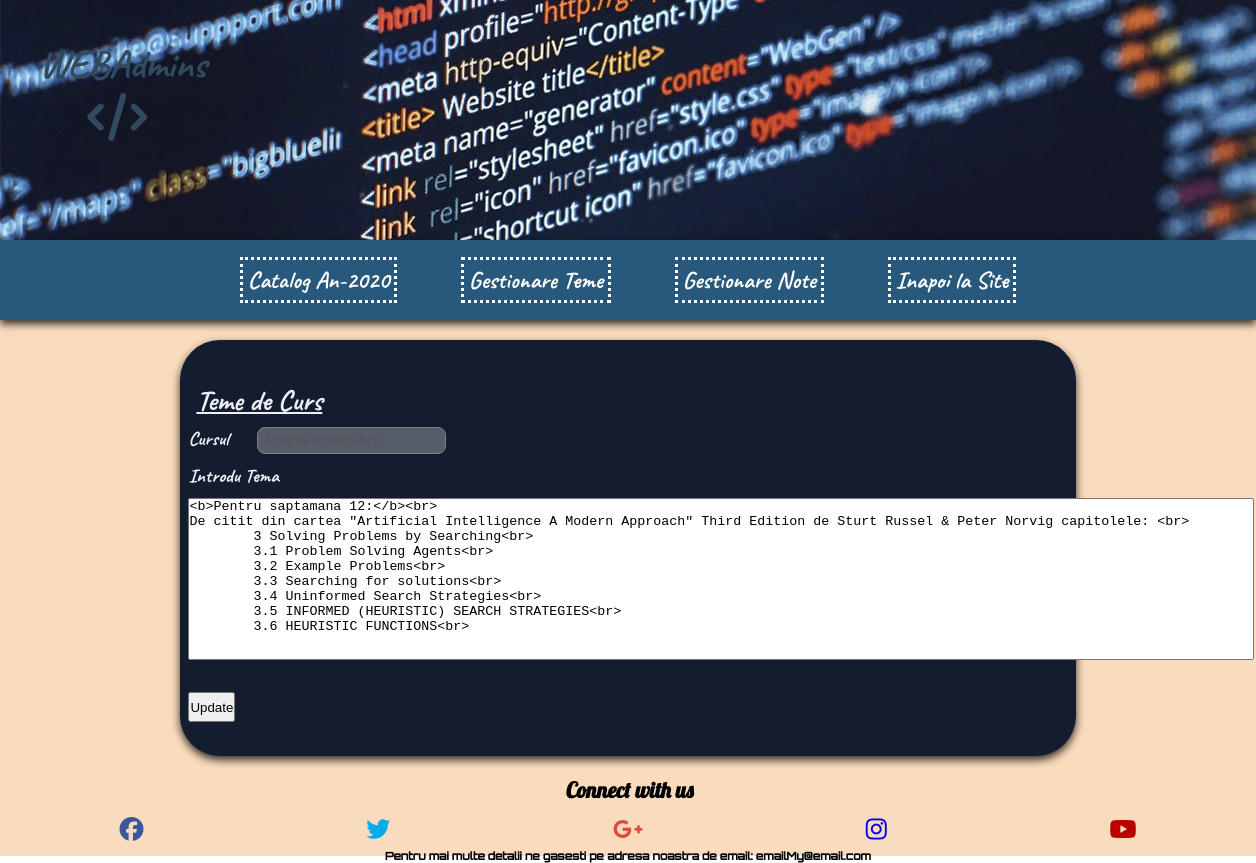
Screenshot of /include/selecteazaTema.php?code=1 (signed in) with the database file from the repository.
### tables this page shows
CREATE TABLE IF NOT EXISTS `courses` (
  `code` int(11) NOT NULL AUTO_INCREMENT,
  `subject` varchar(128) DEFAULT NULL,
  `description` text,
  `participation` int(255) DEFAULT NULL,
  `homework` text,
  PRIMARY KEY (`code`)
);

### include/formCatalogTema.php (the view, shortened to what this page needs)
<?php
global $link;
$code = $_GET['code'];
$sql = "SELECT code, subject, homework  FROM  courses WHERE code = '$code' ";
if ($result = mysqli_query($link, $sql)) {
  if (mysqli_num_rows($result) == 1) {
    while ($row = mysqli_fetch_array($result)) {
      $subject = $row['subject'];
      $homework = $row['homework'];
    }
  } else {
    echo 'Nu sunt intrari in baza de date';
  }
} else {
  echo 'ERROR: Could not able to execute ' . $sql . mysqli_error($link);
}
$var = 'Am trimis prin link (By HAHAH JOKERZzzScriptz) ';
?>
  <form action="updateCatalogTema.php?id=<?php echo $var;?>" class="form" method="post" enctype="multipart/form-data">
    <div class="form__field">
      <label class="form__label" for="prod">Cursul</label>
      <input class="form__input"  name="subject" type="text" id="prod"  value="<?php echo $subject; ?>" disabled>
    </div>
    <div class="form__field">
      <label class="form__label" for="pret">Introdu Tema</label>
    </div>
    <div class="form__field">
    <textarea name="homework" rows="10" cols="80"><?php echo $homework; ?></textarea>
    </div>
    <button type="submit" class="form__button">Update</button>
  </form>

### css/styleLog.css (style rules this page uses)
* { margin: 0px auto; padding: 0px; }
.form { max-width: 70%; float: left; }
.form .form__field { margin-bottom: 5px; }
.form .form__input, .form .form__select, .form .form__textarea { border: 1px solid grey; height: 12px; padding: 5px; border-radius: 0.5rem; margin-left: 1.5rem; }
.form .form__label { width: 80px; display: inline-block; }
.form .form__button { height: 30px; clear: both; float: center; margin-top: 1rem; }

### css/style.css (style rules this page uses)
* { margin: 0px auto; padding: 0px; }

### include/selecteazaTema.php (style rules this page uses)
.form { max-width: auto; }
.form .form__field { margin-bottom: 10px; height: auto; }
.form .form__input, .form .form__select, .form .form__textarea { border: 1px solid grey; height: 15px; padding: 5px; }
textarea { width: 66.5rem; height: 10rem; resize: none; }
.form .form__label { width: auto; display: inline-block; }
.form .form__button { height: 30px; }

### rows the page displays
courses: subject "Artificial Intelligence", homework "<b>Pentru saptamana 12:</b><br> De citit din cartea \"Artificial Intelligence A Modern Approach\" Third Edition de Sturt Russel & Peter Norvig capitolele: <br> 3 Solving Problems by Searching<br> 3.1 Problem Solving Agents<br> 3.2 Example Problems<br> 3.3 Searching for solutions<br> 3.4 Uninformed Search Strategies<br> 3.5 INFORMED (HEURISTIC) SEARCH STRATEGIES<br> 3.6 HEURISTIC FUNCTIONS<br>"
